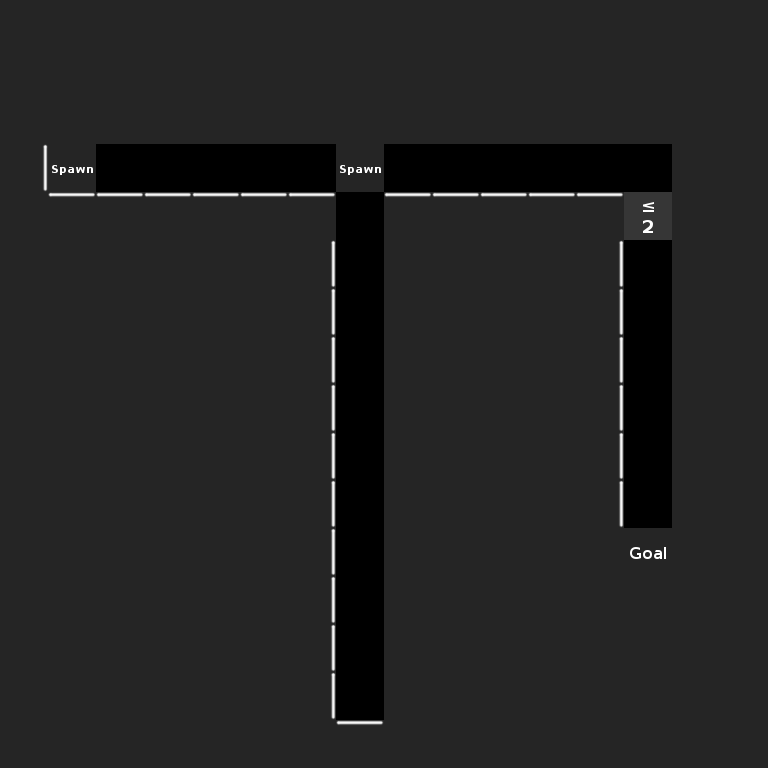

Tiled map render using the project's own tile images. Description and the whole map definition, tile-layer contents included, below:
An orthogonal 16x16 tile map with 48x48 px tiles, 1 tile layer (Tile Layer 1).

<map version="1.0" orientation="orthogonal" width="16" height="16" tilewidth="48" tileheight="48">
 <tileset firstgid="1" name="tileset" tilewidth="48" tileheight="48">
  <image source="../img/tileset.png" width="768" height="768" />
 </tileset>
 <layer name="Tile Layer 1" width="16" height="16">
  <data encoding="csv">
17,17,17,17,17,17,17,17,17,17,17,17,17,17,17,17,
17,17,17,17,17,17,17,17,17,17,17,17,17,17,17,17,
17,17,18,18,18,18,18,17,18,18,18,18,18,18,17,17,
39,33,0,0,0,0,0,33,0,0,0,0,0,0,17,17,
17,36,36,36,36,36,36,0,36,36,36,36,36,65,17,17,
17,17,17,17,17,17,39,0,17,18,18,18,39,0,17,17,
17,17,17,17,17,17,39,0,17,18,18,18,39,0,17,17,
17,17,17,17,17,17,39,0,17,18,18,18,39,0,17,17,
17,17,17,17,17,17,39,0,17,18,18,18,39,0,17,17,
17,17,17,17,17,17,39,0,17,18,18,18,39,0,17,17,
17,17,17,17,17,17,39,0,17,18,18,18,39,0,17,17,
17,17,17,17,17,17,39,0,17,18,18,18,18,34,17,17,
17,17,17,17,17,17,39,0,17,17,18,18,18,17,17,17,
17,17,17,17,17,17,39,0,17,17,17,17,17,17,17,17,
17,17,17,17,17,17,39,0,17,17,17,17,17,17,17,17,
17,17,17,17,17,17,17,36,17,17,17,17,17,17,17,17
</data>
 </layer>
</map>